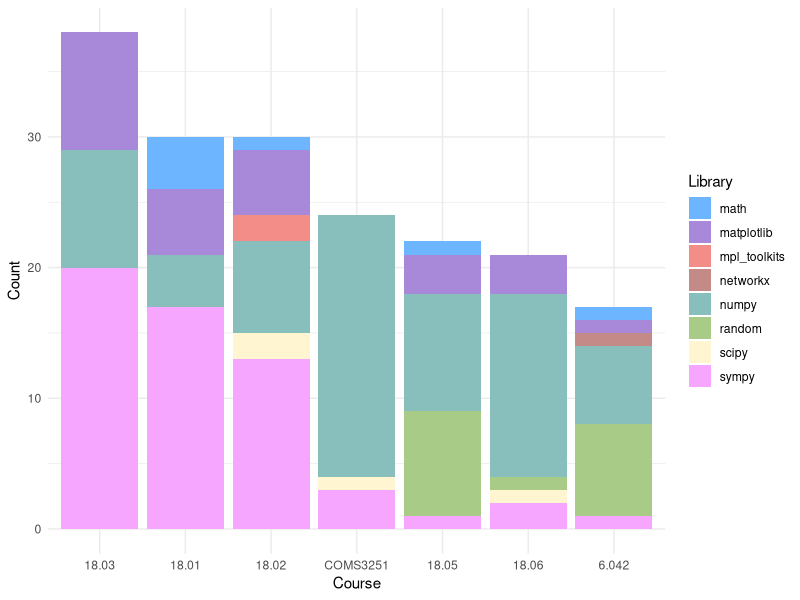
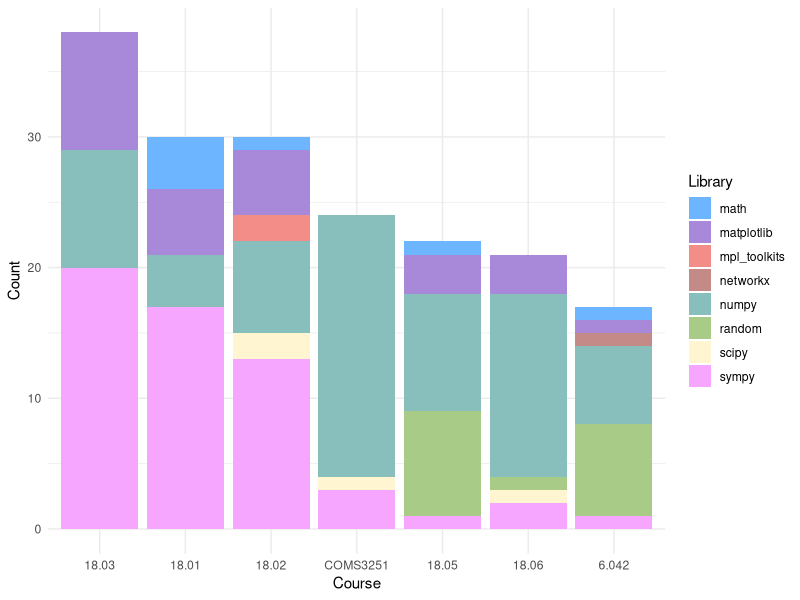

R code for these plots, in order:
library(tidyverse)
library(ggpubr)
library(ggsci)

d <- read.csv("figure5-imports.csv")
d <- subset(d, !grepl("MATH", d$Course.Number))
d.long <- d %>% pivot_longer(cols = names(d)[3:10], names_to = "Library", values_to = "Count")

d.long %>% ggplot(aes(reorder(Course.Number, -Count, sum), Count, fill = Library), alpha = 0.4) +
  geom_col(position = "stack") +
  scale_fill_manual(values = c("#6eb5ff", "#a888d8", "#f28d88", "#c48a88", "#88bebc", "#a8cb88", "#fff5d1", "#f6a6ff", "#88b5e8")) +
  xlab("Course") +
  theme_minimal()

ggsave("figure5-imports.pdf", width = 6, height = 3.2, dpi = 300)

